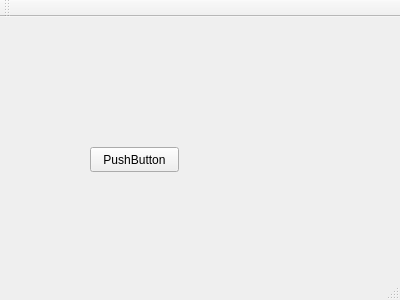
<?xml version="1.0" encoding="UTF-8"?>
<ui version="4.0">
 <class>MasterGui</class>
 <widget class="QMainWindow" name="MasterGui">
  <property name="geometry">
   <rect>
    <x>0</x>
    <y>0</y>
    <width>400</width>
    <height>300</height>
   </rect>
  </property>
  <property name="windowTitle">
   <string>MasterGui</string>
  </property>
  <widget class="QWidget" name="centralWidget">
   <widget class="QPushButton" name="hiButton">
    <property name="geometry">
     <rect>
      <x>90</x>
      <y>130</y>
      <width>89</width>
      <height>25</height>
     </rect>
    </property>
    <property name="text">
     <string>PushButton</string>
    </property>
   </widget>
  </widget>
  <widget class="QMenuBar" name="menuBar">
   <property name="geometry">
    <rect>
     <x>0</x>
     <y>0</y>
     <width>400</width>
     <height>22</height>
    </rect>
   </property>
  </widget>
  <widget class="QToolBar" name="mainToolBar">
   <attribute name="toolBarArea">
    <enum>TopToolBarArea</enum>
   </attribute>
   <attribute name="toolBarBreak">
    <bool>false</bool>
   </attribute>
  </widget>
  <widget class="QStatusBar" name="statusBar"/>
 </widget>
 <layoutdefault spacing="6" margin="11"/>
 <resources/>
 <connections/>
</ui>
